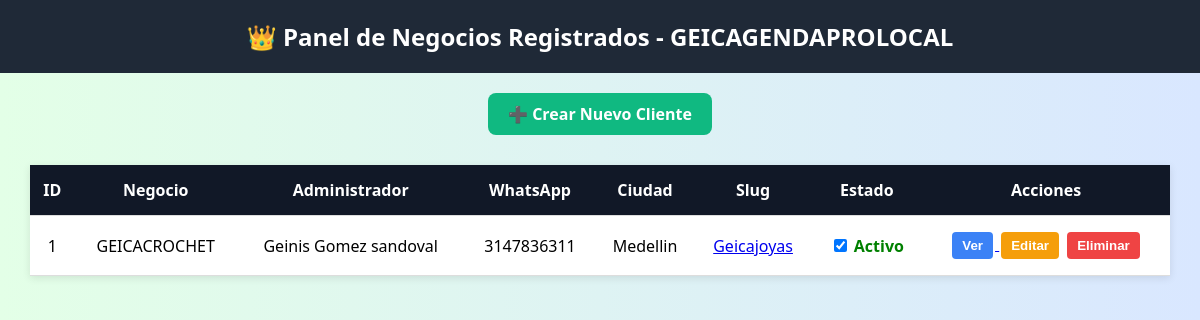
The page /panel-superadmin on the database its author committed.
### tables this page shows
CREATE TABLE negocio (
        id INTEGER PRIMARY KEY AUTOINCREMENT,
        nombre TEXT NOT NULL,
        telefono TEXT,
        correo TEXT,
        direccion TEXT,
        logo TEXT,
        fondo TEXT,
        slug TEXT UNIQUE,
        categoria TEXT,
        tipo_categoria TEXT,
        propietario_nombre TEXT,
        propietario_telefono TEXT,
        numero_nequi TEXT,
        numero_daviplata TEXT,
        cuenta_pse TEXT,
        whatsapp TEXT,
        ciudad TEXT,              
        contrasena TEXT,
        activo INTEGER DEFAULT 1  -- Nuevo campo para habilitar o deshabilitar el negocio
    );

### routes/superadmin_routes.py (the view)
@superadmin_routes.route('/panel-superadmin')
def panel_superadmin():
    conn = obtener_conexion()
    conn.row_factory = sqlite3.Row
    cursor = conn.cursor()
    cursor.execute("SELECT * FROM negocio ORDER BY id DESC")
    negocios = cursor.fetchall()
    conn.close()
    return render_template('panel_superadmin.html', negocios=negocios)

### database/conexion.py (called while the page is built)
def obtener_conexion():
    conexion = sqlite3.connect(DATABASE_NAME)
    conexion.row_factory = sqlite3.Row  # Esto sí lo acepta SQLite
    return conexion

### templates/panel_superadmin.html (shortened to what this page needs)
<!DOCTYPE html>
<html lang="es">
<head>
</head>
<body>
<header>
    <h2>👑 Panel de Negocios Registrados - GEICAGENDAPROLOCAL</h2>
</header>
<div style="text-align:center;">
    <a href="{{ url_for('superadmin.crear_cliente') }}" class="btn-crear">➕ Crear Nuevo Cliente</a>
</div>
<table>
    <thead>
        <tr>
            <th>ID</th>
            <th>Negocio</th>
            <th>Administrador</th>
            <th>WhatsApp</th>
            <th>Ciudad</th>
            <th>Slug</th>
            <th>Estado</th>
            <th>Acciones</th>
        </tr>
    </thead>
    <tbody>
        {% for negocio in negocios %}
        <tr>
            <td>{{ negocio.id }}</td>
            <td>{{ negocio.nombre }}</td>
            <td>{{ negocio.propietario_nombre }}</td>
            <td>{{ negocio.propietario_telefono }}</td>
            <td>{{ negocio.ciudad }}</td>
            <td>
                <a href="/{{ negocio.slug }}" target="_blank">{{ negocio.slug }}</a>
            </td>
            <td>
                <form action="{{ url_for('superadmin.cambiar_estado_negocio') }}" method="POST">
                    <input type="checkbox" name="activo" onchange="this.form.submit()" {% if negocio.activo == 1 %}checked{% endif %}>
                    <span class="{{ 'estado-activo' if negocio.activo == 1 else 'estado-inactivo' }}">
                        {{ 'Activo' if negocio.activo == 1 else 'Inactivo' }}
                    </span>
                </form>
            </td>
            <td class="acciones">
                <a href="{{ url_for('admin.ver_rifas_admin_slug', slug=negocio.slug) }}">
                <button class="ver">Ver</button>
                </a>
                <button class="editar">Editar</button>
                <button class="eliminar">Eliminar</button>
            </td>
        </tr>
        {% endfor %}
    </tbody>
</table>
</body>
</html>

### templates/panel_superadmin.html (style rules this page uses)
body { font-family: 'Segoe UI', sans-serif; background: linear-gradient(to right, #e3ffe7, #d9e7ff); margin: 0; padding: 0; }
header { background-color: #1f2937; color: white; padding: 20px; text-align: center; }
h2 { margin: 0; font-size: 24px; }
.btn-crear { display: inline-block; margin: 20px auto; background-color: #10b981; color: white; padding: 10px 20px; font-weight: bold; text-decoration: none; border-radius: 8px; transition: background-color 0.3s ease; }
table { width: 95%; margin: 10px auto; border-collapse: collapse; background: white; box-shadow: 0 2px 8px rgba(0,0,0,0.1); }
th, td { padding: 14px 10px; text-align: center; border-bottom: 1px solid #ddd; }
th { background-color: #111827; color: white; }
.acciones button { padding: 6px 10px; margin: 2px; border: none; border-radius: 4px; cursor: pointer; font-weight: bold; }
.ver { background-color: #3b82f6; color: white; }
.editar { background-color: #f59e0b; color: white; }
.eliminar { background-color: #ef4444; color: white; }
.estado-activo { color: green; font-weight: bold; }

### rows shown on the page
negocio: id "1", nombre "GEICACROCHET", propietario_nombre "Geinis Gomez sandoval", propietario_telefono "3147836311", ciudad "Medellin", slug "Geicajoyas", activo "☑", activo "Activo"
